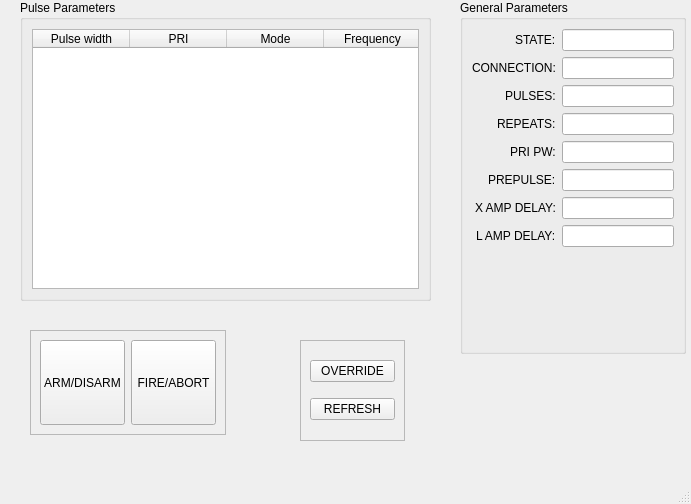
<?xml version="1.0" encoding="UTF-8"?>
<ui version="4.0">
 <class>MainWindow</class>
 <widget class="QMainWindow" name="MainWindow">
  <property name="geometry">
   <rect>
    <x>0</x>
    <y>0</y>
    <width>691</width>
    <height>504</height>
   </rect>
  </property>
  <property name="windowTitle">
   <string>MainWindow</string>
  </property>
  <widget class="QWidget" name="centralwidget">
   <widget class="QGroupBox" name="groupBox">
    <property name="geometry">
     <rect>
      <x>460</x>
      <y>0</y>
      <width>226</width>
      <height>354</height>
     </rect>
    </property>
    <property name="maximumSize">
     <size>
      <width>226</width>
      <height>16777215</height>
     </size>
    </property>
    <property name="title">
     <string>General Parameters</string>
    </property>
    <layout class="QFormLayout" name="formLayout">
     <property name="labelAlignment">
      <set>Qt::AlignRight|Qt::AlignTrailing|Qt::AlignVCenter</set>
     </property>
     <item row="1" column="0">
      <widget class="QLabel" name="label">
       <property name="text">
        <string>STATE:</string>
       </property>
      </widget>
     </item>
     <item row="1" column="1">
      <widget class="QLineEdit" name="txt_state">
       <property name="readOnly">
        <bool>true</bool>
       </property>
      </widget>
     </item>
     <item row="2" column="0">
      <widget class="QLabel" name="label_16">
       <property name="text">
        <string>CONNECTION:</string>
       </property>
      </widget>
     </item>
     <item row="2" column="1">
      <widget class="QLineEdit" name="txt_connection">
       <property name="readOnly">
        <bool>true</bool>
       </property>
      </widget>
     </item>
     <item row="3" column="0">
      <widget class="QLabel" name="label_4">
       <property name="text">
        <string>PULSES:</string>
       </property>
      </widget>
     </item>
     <item row="3" column="1">
      <widget class="QLineEdit" name="txt_pulses">
       <property name="readOnly">
        <bool>true</bool>
       </property>
      </widget>
     </item>
     <item row="4" column="0">
      <widget class="QLabel" name="label_6">
       <property name="text">
        <string>REPEATS:</string>
       </property>
      </widget>
     </item>
     <item row="4" column="1">
      <widget class="QLineEdit" name="txt_repeats">
       <property name="readOnly">
        <bool>true</bool>
       </property>
      </widget>
     </item>
     <item row="5" column="0">
      <widget class="QLabel" name="label_8">
       <property name="text">
        <string>PRI PW:</string>
       </property>
      </widget>
     </item>
     <item row="5" column="1">
      <widget class="QLineEdit" name="txt_pri_pw">
       <property name="readOnly">
        <bool>true</bool>
       </property>
      </widget>
     </item>
     <item row="6" column="0">
      <widget class="QLabel" name="label_10">
       <property name="text">
        <string>PREPULSE:</string>
       </property>
      </widget>
     </item>
     <item row="6" column="1">
      <widget class="QLineEdit" name="txt_prepulse">
       <property name="readOnly">
        <bool>true</bool>
       </property>
      </widget>
     </item>
     <item row="7" column="0">
      <widget class="QLabel" name="label_12">
       <property name="text">
        <string>X AMP DELAY:</string>
       </property>
      </widget>
     </item>
     <item row="7" column="1">
      <widget class="QLineEdit" name="txt_x_amp_delay">
       <property name="readOnly">
        <bool>true</bool>
       </property>
      </widget>
     </item>
     <item row="8" column="0">
      <widget class="QLabel" name="label_14">
       <property name="text">
        <string>L AMP DELAY:</string>
       </property>
      </widget>
     </item>
     <item row="8" column="1">
      <widget class="QLineEdit" name="txt_l_amp_delay">
       <property name="readOnly">
        <bool>true</bool>
       </property>
      </widget>
     </item>
    </layout>
   </widget>
   <widget class="QGroupBox" name="groupBox_2">
    <property name="geometry">
     <rect>
      <x>20</x>
      <y>0</y>
      <width>411</width>
      <height>301</height>
     </rect>
    </property>
    <property name="title">
     <string>Pulse Parameters</string>
    </property>
    <layout class="QHBoxLayout" name="horizontalLayout">
     <item>
      <widget class="QTableWidget" name="table_pulse_params">
       <property name="horizontalScrollBarPolicy">
        <enum>Qt::ScrollBarAlwaysOff</enum>
       </property>
       <property name="autoScroll">
        <bool>true</bool>
       </property>
       <property name="editTriggers">
        <set>QAbstractItemView::NoEditTriggers</set>
       </property>
       <property name="selectionMode">
        <enum>QAbstractItemView::SingleSelection</enum>
       </property>
       <property name="selectionBehavior">
        <enum>QAbstractItemView::SelectItems</enum>
       </property>
       <attribute name="horizontalHeaderDefaultSectionSize">
        <number>97</number>
       </attribute>
       <column>
        <property name="text">
         <string>Pulse width</string>
        </property>
       </column>
       <column>
        <property name="text">
         <string>PRI</string>
        </property>
       </column>
       <column>
        <property name="text">
         <string>Mode</string>
        </property>
       </column>
       <column>
        <property name="text">
         <string>Frequency</string>
        </property>
       </column>
      </widget>
     </item>
    </layout>
   </widget>
   <widget class="QFrame" name="frame">
    <property name="geometry">
     <rect>
      <x>300</x>
      <y>340</y>
      <width>105</width>
      <height>101</height>
     </rect>
    </property>
    <property name="maximumSize">
     <size>
      <width>105</width>
      <height>101</height>
     </size>
    </property>
    <property name="frameShape">
     <enum>QFrame::StyledPanel</enum>
    </property>
    <property name="frameShadow">
     <enum>QFrame::Raised</enum>
    </property>
    <layout class="QVBoxLayout" name="verticalLayout">
     <item>
      <widget class="QPushButton" name="but_override">
       <property name="text">
        <string>OVERRIDE</string>
       </property>
      </widget>
     </item>
     <item>
      <widget class="QPushButton" name="but_refresh">
       <property name="text">
        <string>REFRESH</string>
       </property>
      </widget>
     </item>
    </layout>
   </widget>
   <widget class="QFrame" name="frame_2">
    <property name="geometry">
     <rect>
      <x>30</x>
      <y>330</y>
      <width>196</width>
      <height>105</height>
     </rect>
    </property>
    <property name="sizePolicy">
     <sizepolicy hsizetype="Fixed" vsizetype="Fixed">
      <horstretch>0</horstretch>
      <verstretch>0</verstretch>
     </sizepolicy>
    </property>
    <property name="maximumSize">
     <size>
      <width>196</width>
      <height>105</height>
     </size>
    </property>
    <property name="frameShape">
     <enum>QFrame::StyledPanel</enum>
    </property>
    <property name="frameShadow">
     <enum>QFrame::Raised</enum>
    </property>
    <layout class="QGridLayout" name="gridLayout">
     <item row="0" column="2">
      <widget class="QPushButton" name="but_fire_abort">
       <property name="sizePolicy">
        <sizepolicy hsizetype="Fixed" vsizetype="Fixed">
         <horstretch>0</horstretch>
         <verstretch>0</verstretch>
        </sizepolicy>
       </property>
       <property name="minimumSize">
        <size>
         <width>85</width>
         <height>85</height>
        </size>
       </property>
       <property name="autoFillBackground">
        <bool>false</bool>
       </property>
       <property name="text">
        <string>FIRE/ABORT</string>
       </property>
      </widget>
     </item>
     <item row="0" column="1">
      <widget class="QPushButton" name="but_arm_disarm">
       <property name="sizePolicy">
        <sizepolicy hsizetype="Fixed" vsizetype="Fixed">
         <horstretch>0</horstretch>
         <verstretch>0</verstretch>
        </sizepolicy>
       </property>
       <property name="minimumSize">
        <size>
         <width>85</width>
         <height>85</height>
        </size>
       </property>
       <property name="maximumSize">
        <size>
         <width>85</width>
         <height>16777215</height>
        </size>
       </property>
       <property name="text">
        <string>ARM/DISARM</string>
       </property>
      </widget>
     </item>
    </layout>
   </widget>
  </widget>
  <widget class="QMenuBar" name="menubar">
   <property name="geometry">
    <rect>
     <x>0</x>
     <y>0</y>
     <width>691</width>
     <height>27</height>
    </rect>
   </property>
  </widget>
  <widget class="QStatusBar" name="statusbar"/>
 </widget>
 <resources/>
 <connections/>
</ui>
